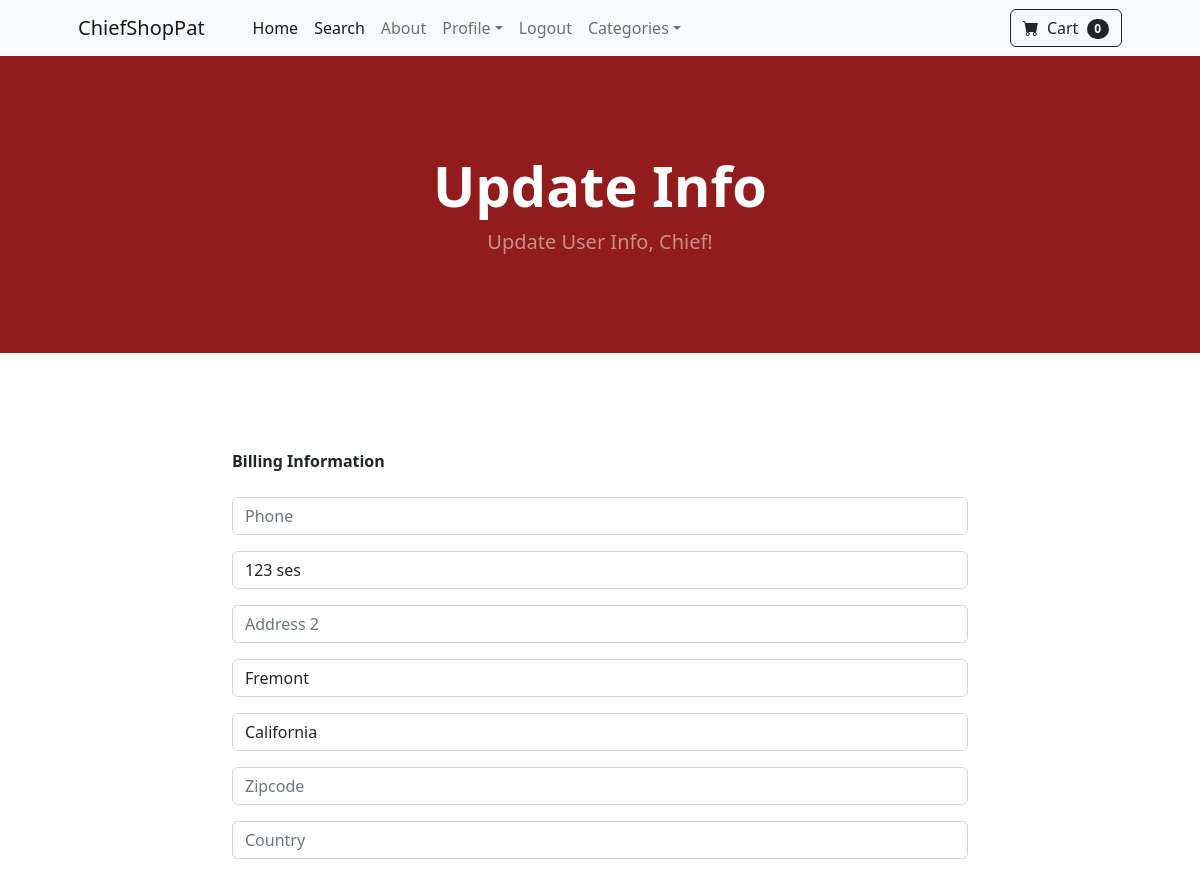
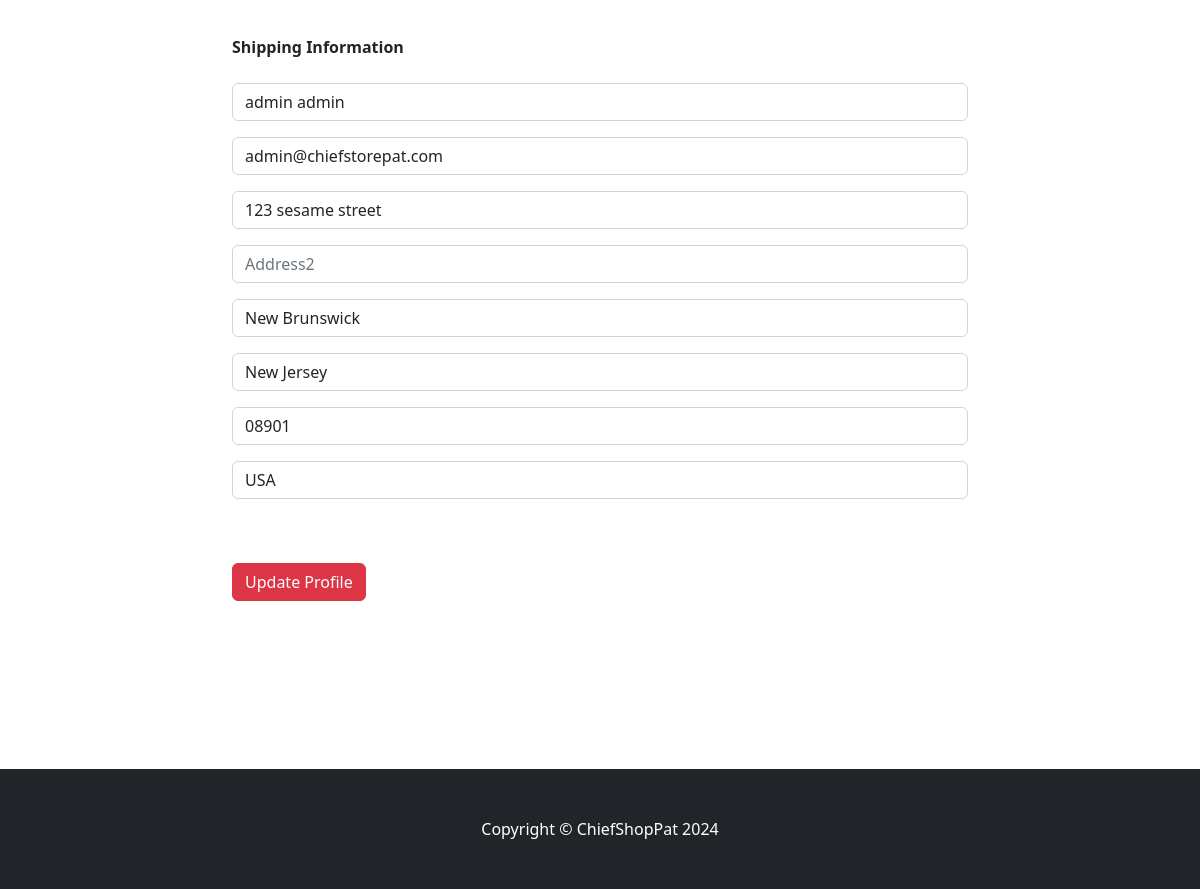
The page /update_info/ (signed in) on the database its author committed (2 pictures, top to bottom).
### store/models.py (models this page shows, shortened)
class Profile(models.Model):
    user = models.OneToOneField(User, on_delete=models.CASCADE)
    date_modified = models.DateTimeField(User, auto_now=True)
    phone = models.CharField(max_length=20, blank=True)
    address1 = models.CharField(max_length=200, blank=True)
    address2 = models.CharField(max_length=200, blank=True)
    city = models.CharField(max_length=200, blank=True)
    state = models.CharField(max_length=200, blank=True)
    zipcode = models.CharField(max_length=200, blank=True)
    country = models.CharField(max_length=200, blank=True)
    old_cart = models.CharField(max_length=200, blank=True, null=True)

### payment/models.py (models this page shows, shortened)
class ShippingAddress(models.Model):
    user = models.ForeignKey(User, on_delete=models.CASCADE, null=True, blank=True)
    shipping_full_name = models.CharField(max_length=255)
    shipping_email = models.CharField(max_length=255)
    shipping_address1 = models.CharField(max_length=255)
    shipping_address2 = models.CharField(max_length=255, null=True, blank=True)
    shipping_city = models.CharField(max_length=255)
    shipping_state = models.CharField(max_length=255, null=True, blank=True)
    shipping_zipcode = models.CharField(max_length=255, null=True, blank=True)
    shipping_country = models.CharField(max_length=255)
    class Meta:
        verbose_name_plural = "Shipping Address"

### store/views.py (the view)
# urls.py: path('update_info/', views.update_info, name='update_info'),
def update_info(request):
    if request.user.is_authenticated:
        curr_user = Profile.objects.get(user__id=request.user.id)    #lookup profile in Profile db model that matches user id
        shipping_user = ShippingAddress.objects.get(user__id=request.user.id) #get user's shipping info
        form = UserInfoForm(request.POST or None, instance=curr_user)    #obtain user id and compare it to profile id
        shipping_form = ShippingForm(request.POST or None, instance=shipping_user)  #get the shipping form
        if form.is_valid() or shipping_form.is_valid():
            form.save()    #save the user form
            shipping_form.save() #save the shipping form
            messages.success(request, ("Your Info Has Been Updated, Chief"))
            return redirect('home')
        else:   #otherwise we want them to resubmit a valid form
            return render(request, 'update_info.html', {'form': form, 'shipping_form': shipping_form})
    else:   #if they're not logged in, we want to redirect them to the login page
        messages.success(request, ("Please login to update your info, Chief!"))
        return redirect('home')

### store/forms.py
class UserInfoForm(forms.ModelForm):
	phone = forms.CharField(label="", widget=forms.TextInput(attrs={'class':'form-control', 'placeholder':'Phone'}), required=False)
	address1 = forms.CharField(label="", widget=forms.TextInput(attrs={'class':'form-control', 'placeholder':'Address 1'}), required=False)
	address2 = forms.CharField(label="", widget=forms.TextInput(attrs={'class':'form-control', 'placeholder':'Address 2'}), required=False)
	city = forms.CharField(label="", widget=forms.TextInput(attrs={'class':'form-control', 'placeholder':'City'}), required=False)
	state = forms.CharField(label="", widget=forms.TextInput(attrs={'class':'form-control', 'placeholder':'State'}), required=False)
	zipcode = forms.CharField(label="", widget=forms.TextInput(attrs={'class':'form-control', 'placeholder':'Zipcode'}), required=False)
	country = forms.CharField(label="", widget=forms.TextInput(attrs={'class':'form-control', 'placeholder':'Country'}), required=False)
	class Meta:
		model = Profile
		fields = ('phone', 'address1', 'address2', 'city', 'state', 'zipcode', 'country', )

### cart/cart.py (called while the page is built)
    def __len__(self):
        return len(self.cart)

### cart/context_processors.py (called while the page is built)
def cart(request):
    return {'cart': Cart(request)}

### store/templates/update_info.html (shortened to what this page needs)
{% extends 'base.html' %}
{% block content %}
<header class="bg-myred py-5">
  <div class="container px-4 px-lg-5 my-5">
    <div class="text-center text-white">
      <h1 class="display-4 fw-bolder">Update Info</h1>
      <p class="lead fw-normal text-white-50 mb-0">Update User Info, Chief!</p>
    </div>
  </div>
</header>
<div class="container my-5">
  <div class="row justify-content-center">
    <div class="col-8">
      <br /><br />
      <strong>Billing Information</strong>
      <br><br>
      <form method="POST" action="{% url 'update_info' %}">
        {{ form.as_p }}
        <br/><br/>
        <strong>Shipping Information</strong>
        <br><br>
        {{ shipping_form.as_p }}
        <br/><br/>
        <button type="submit" class="btn btn-danger">Update Profile</button>
        <br><br>
      </form>
      <br /><br />
      <br /><br />
    </div>
  </div>
</div>
{% endblock %}

### rows shown on the page
Profile: address1 "123 ses", city "Fremont", state "California"
ShippingAddress: shipping_full_name "admin admin", shipping_email "admin@chiefstorepat.com", shipping_address1 "123 sesame street", shipping_city "New Brunswick", shipping_state "New Jersey", shipping_zipcode "08901", shipping_country "USA"

### other values the page prints
{{ cart|length }} "0"
